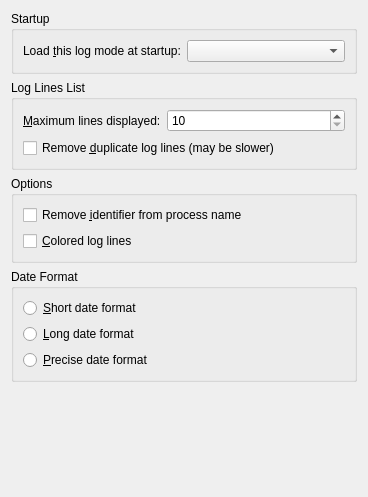
<?xml version="1.0" encoding="UTF-8"?>
<ui version="4.0">
 <author>Nicolas Ternisien</author>
 <class>GeneralConfigurationWidgetBase</class>
 <widget class="QWidget" name="GeneralConfigurationWidgetBase">
  <property name="geometry">
   <rect>
    <x>0</x>
    <y>0</y>
    <width>368</width>
    <height>497</height>
   </rect>
  </property>
  <layout class="QVBoxLayout">
   <item>
    <widget class="QGroupBox" name="startupModeGroupbox">
     <property name="title">
      <string>Startup</string>
     </property>
     <layout class="QVBoxLayout" name="startupModeVerticalLayout">
      <item>
       <layout class="QHBoxLayout" name="startupModeHorizontalLayout">
        <item>
         <widget class="QLabel" name="startupModeLabel">
          <property name="text">
           <string>Load &amp;this log mode at startup:</string>
          </property>
          <property name="buddy">
           <cstring>startupLogMode</cstring>
          </property>
         </widget>
        </item>
        <item>
         <widget class="QComboBox" name="startupLogMode">
          <property name="toolTip">
           <string>The log mode which is loaded by default at startup</string>
          </property>
          <property name="whatsThis">
           <string>The log mode loaded by default at startup. Choose 'No Log Mode' if you do not want this to happen.</string>
          </property>
         </widget>
        </item>
       </layout>
      </item>
     </layout>
    </widget>
   </item>
   <item>
    <widget class="QGroupBox" name="linesNumberGroupbox">
     <property name="title">
      <string>Log Lines List</string>
     </property>
     <layout class="QVBoxLayout">
      <item>
       <layout class="QHBoxLayout" name="linesNumberLayout">
        <item>
         <widget class="QLabel" name="maxLinesLabel">
          <property name="text">
           <string>&amp;Maximum lines displayed:</string>
          </property>
          <property name="buddy">
           <cstring>maxLines</cstring>
          </property>
         </widget>
        </item>
        <item>
         <widget class="QSpinBox" name="maxLines">
          <property name="sizePolicy">
           <sizepolicy hsizetype="Expanding" vsizetype="Fixed">
            <horstretch>0</horstretch>
            <verstretch>0</verstretch>
           </sizepolicy>
          </property>
          <property name="toolTip">
           <string>Choose here the maximum number of log lines displayed in the main view.</string>
          </property>
          <property name="whatsThis">
           <string>You can choose here the maximum number of log lines displayed in the main view.</string>
          </property>
          <property name="minimum">
           <number>10</number>
          </property>
          <property name="maximum">
           <number>1000000</number>
          </property>
          <property name="singleStep">
           <number>10</number>
          </property>
         </widget>
        </item>
       </layout>
      </item>
      <item>
       <widget class="QCheckBox" name="deleteDuplicatedLines">
        <property name="toolTip">
         <string>Select this option if you want to delete duplicate log lines &lt;b&gt;(may be slow)&lt;/b&gt;.</string>
        </property>
        <property name="whatsThis">
         <string>Select this option if you want to delete duplicate log lines. &lt;b&gt;This option can slow log reading&lt;/b&gt;.</string>
        </property>
        <property name="text">
         <string>Remove &amp;duplicate log lines (may be slower)</string>
        </property>
       </widget>
      </item>
     </layout>
    </widget>
   </item>
   <item>
    <widget class="QGroupBox" name="optionsGroupbox">
     <property name="title">
      <string>Options</string>
     </property>
     <layout class="QVBoxLayout">
      <item>
       <widget class="QCheckBox" name="deleteProcessId">
        <property name="toolTip">
         <string>Remove process identifier from process name.</string>
        </property>
        <property name="whatsThis">
         <string>Select this option if you want to remove the process identifier from the process name. For example, the &lt;b&gt;Process&lt;/b&gt; column may contain entries such as &lt;i&gt;cron&lt;b&gt;[3433]&lt;/b&gt;&lt;/i&gt;. If this option is activated, the bold part will be removed.</string>
        </property>
        <property name="text">
         <string>Remove &amp;identifier from process name</string>
        </property>
       </widget>
      </item>
      <item>
       <widget class="QCheckBox" name="colorizeLogLines">
        <property name="toolTip">
         <string>This option allows log lines to be colored depending on their log level.</string>
        </property>
        <property name="whatsThis">
         <string>This option allows log lines to be colored depending on their log level. For example, errors will be shown in red, warnings in orange, and so on. This will help you to see problems more easily.</string>
        </property>
        <property name="text">
         <string>&amp;Colored log lines</string>
        </property>
       </widget>
      </item>
     </layout>
    </widget>
   </item>
   <item>
    <widget class="QGroupBox" name="dateFormatGroupbox">
     <property name="title">
      <string>Date Format</string>
     </property>
     <layout class="QVBoxLayout">
      <item>
       <widget class="QRadioButton" name="formatShortDate">
        <property name="styleSheet">
         <string/>
        </property>
        <property name="text">
         <string>&amp;Short date format</string>
        </property>
       </widget>
      </item>
      <item>
       <widget class="QRadioButton" name="formatLongDate">
        <property name="text">
         <string>&amp;Long date format</string>
        </property>
       </widget>
      </item>
      <item>
       <widget class="QRadioButton" name="formatPreciseDate">
        <property name="text">
         <string>&amp;Precise date format</string>
        </property>
       </widget>
      </item>
     </layout>
    </widget>
   </item>
   <item>
    <spacer name="bottomSpacer">
     <property name="orientation">
      <enum>Qt::Vertical</enum>
     </property>
     <property name="sizeHint" stdset="0">
      <size>
       <width>20</width>
       <height>40</height>
      </size>
     </property>
    </spacer>
   </item>
  </layout>
 </widget>
 <resources/>
 <connections/>
</ui>
